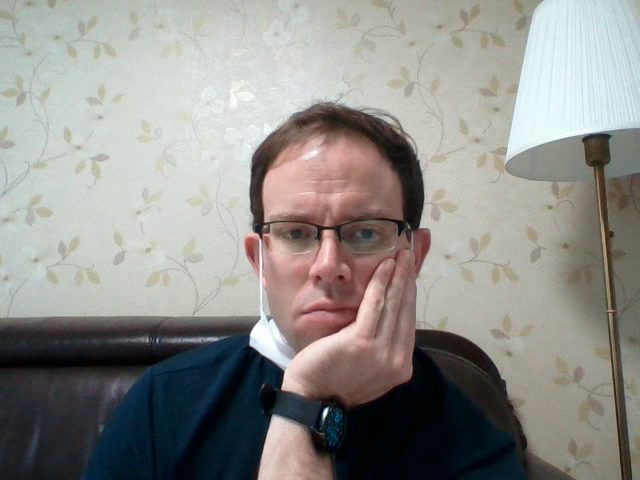
#> input picture frame 7 of data/record0.mp4, 640 x 480 px, given in place of vtest.avi, which was not available
$ python 1001-average-bg.py
#> lines starting #> are read from the running program, lines starting #| are printed output that depends on the picture
# 1001.py
import cv2
import numpy as np

#1
cap = cv2.VideoCapture('../data/vtest.avi')
if ( not cap.isOpened() ):
    print('Error opening video.')

h,w = (int(cap.get(cv2.CAP_PROP_FRAME_HEIGHT)), int(cap.get(cv2.CAP_PROP_FRAME_WIDTH)))

acc_gray = np.zeros(shape = (h,w), dtype = np.float32)
acc_bgr = np.zeros(shape = (h,w,3), dtype = np.float32)
t = 0

#2
while True:
    ret, frame = cap.read()
#> frame is the input picture: shape (480, 640, 3); mean B, G, R 138.1, 141.7, 143.1
    if not ret:
        break
    t += 1
    print('t = ', t)
    gray = cv2.cvtColor(frame, cv2.COLOR_BGR2GRAY)
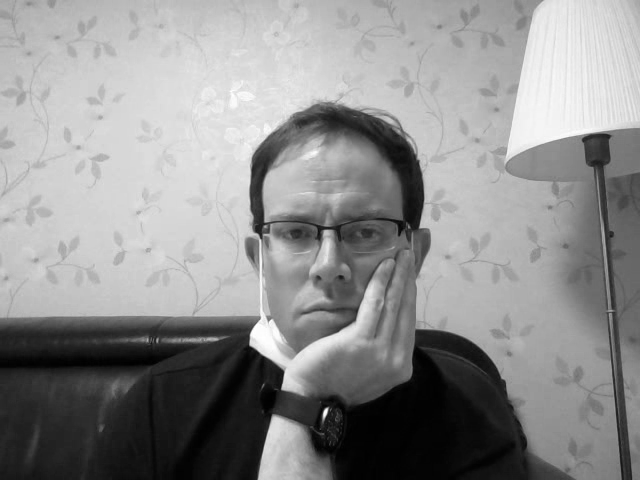
#> gray: shape (480, 640); min 0, max 255, mean 141.7

    #2-1
    cv2.accumulate(gray, acc_gray)
    avg_gray = acc_gray / t
    dst_gray = cv2.convertScaleAbs(avg_gray)

    #2-2
    cv2.accumulate(frame, acc_bgr)
    avg_bgr = acc_bgr / t
    dst_bgr = cv2.convertScaleAbs(avg_bgr)

    cv2.imshow('frame', frame)
    cv2.imshow('dst_gray', dst_gray)
    cv2.imshow('dst_bgr', dst_bgr)
    key = cv2.waitKey(20)
#> (key Esc is pressed here)
    if key == 27:
        break

#3
if cap.isOpened(): cap.release()
cv2.imwrite('../data/avg_gray.png', dst_gray)
cv2.imwrite('../data/avg_bgr.png', dst_bgr)
cv2.destroyAllWindows()

$ run again, starting later in the video
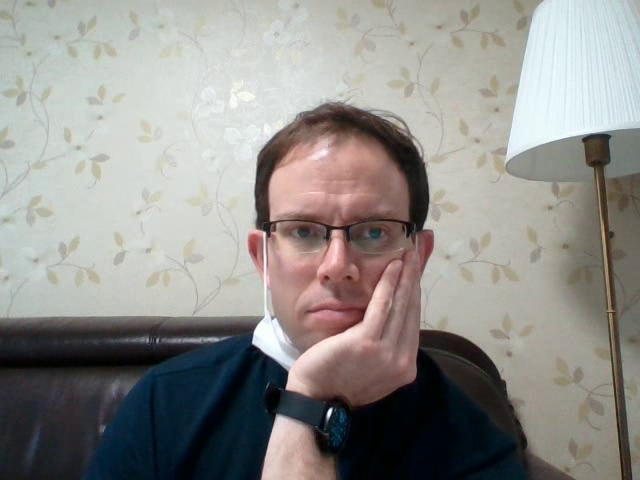
#> input picture frame 33 of data/record0.mp4, 640 x 480 px, given in place of vtest.avi, which was not available
#> frame is the input picture: shape (480, 640, 3); mean B, G, R 138.3, 141.8, 143.8
#> `gray = cv2.cvtColor(frame, cv2.COLOR_BGR2GRAY)`:
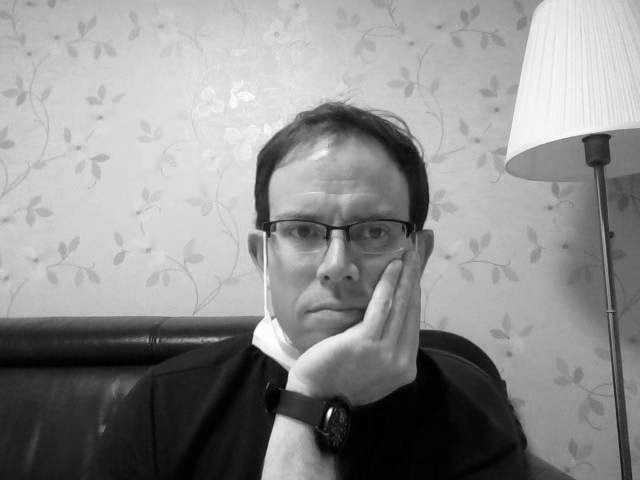
#> gray: shape (480, 640); min 0, max 255, mean 142

$ run again, starting later in the video
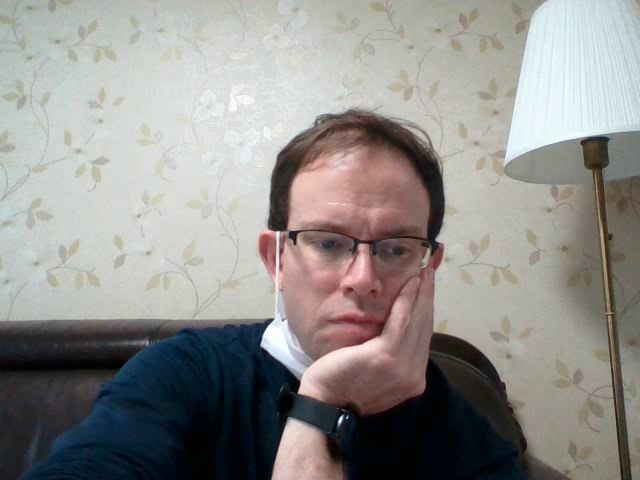
#> input picture frame 60 of data/record0.mp4, 640 x 480 px, given in place of vtest.avi, which was not available
#> frame is the input picture: shape (480, 640, 3); mean B, G, R 139.3, 142.3, 144.3
#> `gray = cv2.cvtColor(frame, cv2.COLOR_BGR2GRAY)`:
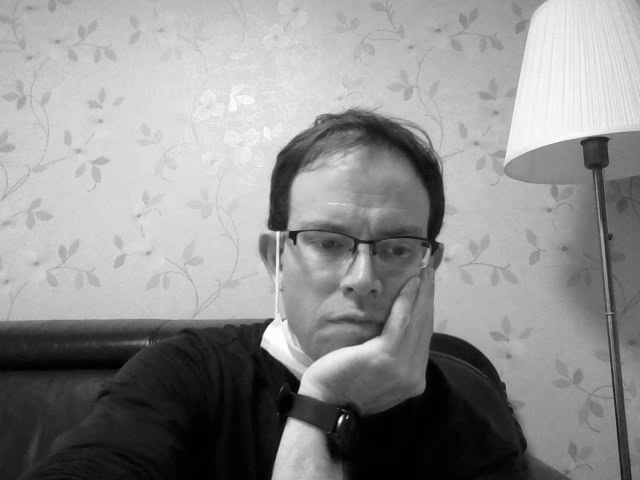
#> gray: shape (480, 640); min 0, max 255, mean 142.5
